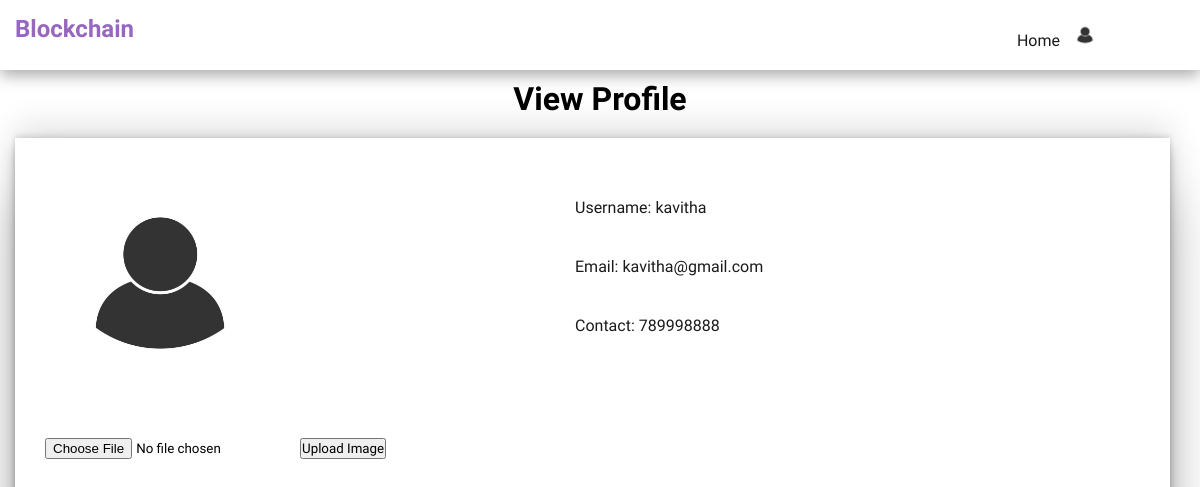
The app's page /myInfo/5/, older data.
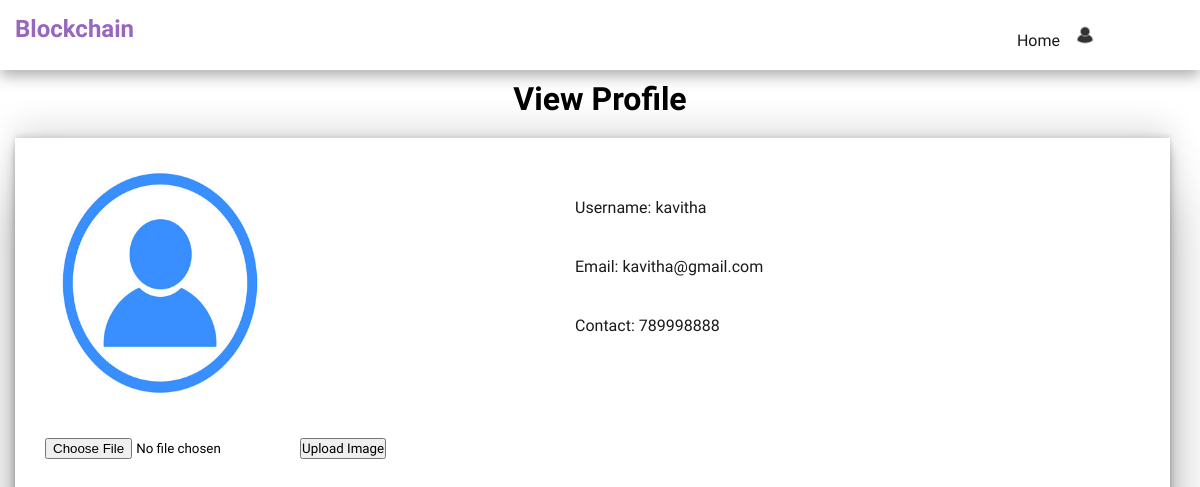
The same page, newer data.
### eadmin/models.py (models this page shows)
class particpants(models.Model):
    username = models.CharField(max_length=100,null=False, blank=False)
    password = models.CharField(max_length=100)
    contact = models.CharField(max_length=100)
    email = models.CharField(max_length=100)
    profile_picture = models.ImageField(upload_to=getFile,null=True,blank=True)
    created_at=models.DateTimeField(auto_now_add=True)

### eadmin/views.py (the view)
# urls.py: path("myInfo/<int:userid>/",views.myInfo, name="myInfo"),
def myInfo(request,userid):
    print("line 212 :",userid)
    user = particpants.objects.get(pk=userid)
    print(user.username)
    if request.method == 'POST' and request.FILES.get('profile_image'):
        profile_image = request.FILES['profile_image']
        user.profile_picture = profile_image
        user.save()
    return render(request,"e-participant/Profile.html",{"userInfo":user})

### eadmin/BlockchainMiddleWare.py (called while the page is built)
    def __call__(self, request):
        tender_id = request.GET.get('tender_id', None)  # Assuming the tenderid is passed via GET parameter
        block_list = None
        if tender_id:
            block_list = Blockchain.objects.filter(tenderid=tender_id)
            request.block_list = block_list
        else:
            request.block_list = None
        response = self.get_response(request)
        return response

### eadmin/tenderMiddleware.py (called while the page is built)
    def __call__(self, request):
        tenderList = None
        getTender = tender.objects.filter(status=True)
        request.tenderList = getTender
        response = self.get_response(request)
        return response

### eadmin/userMiddleWare.py (called while the page is built)
    def __call__(self, request):
        userList = None
        getUsers = particpants.objects.all()
        request.userList = getUsers
        response = self.get_response(request)
        return response

### templates/e-participant/Profile.html (shortened to what this page needs)
{% extends 'e-participant/layout.html' %}
{% load static %}
{% block content %}
<div class="header-container">
    <h1>View Profile</h1>
</div>
    <div class="info-tender">
        <div class="profile-image">
            {% if not userInfo.profile_picture %}
            <img   src="{% static 'profile/default.jpg' %}"  name="profile_image" alt="" height="250px" width="250px">
            {% else %}
            <img   src="{% static  userInfo.profile_picture %}"  name="profile_image" alt="" height="250px" width="250px">
            {% endif %}
            <form method="post" enctype="multipart/form-data" class="uploadImage">
                 <input type="file" id="profileImageInput" name="profile_image"  accept="image/*">
                <button type="submit" >Upload Image</button>
            </form>
        </div>
        <div class="profile-details">
            <p>Username: {{ userInfo.username }}</p>
            <p>Email: {{ userInfo.email }}</p>
            <p>Contact: {{ userInfo.contact }}</p>
        </div>
    </div>
{% endblock %}

Row changes from the older to the newer data that the page shows:
changed particpants "kavitha": profile_picture: picture added
